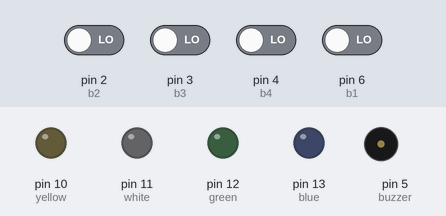
Recording of a sketch running on a simulated Arduino Uno, built with avr-gcc and run on an emulated ATmega328P. Parts: output pins drawn as LEDs (lit = HIGH), buzzer (waves = sounding). Inputs (shaded band) come from the test bench; at power-on: pin 2 (b2), pin 3 (b3), pin 4 (b4), pin 6 (b1) LOW.

Above: at 1.2 s.
1.3 s: pin 2 (b2) driven HIGH
At 2.1 s:
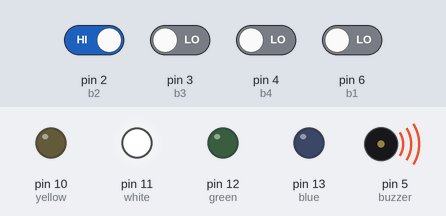
4.3 s: pin 3 (b3) driven HIGH
At 5.1 s:
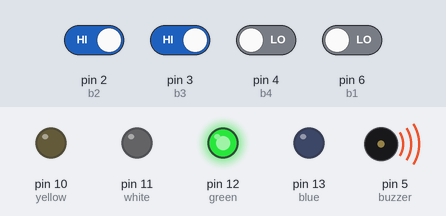
7.3 s: pin 4 (b4) driven HIGH
At 7.9 s:
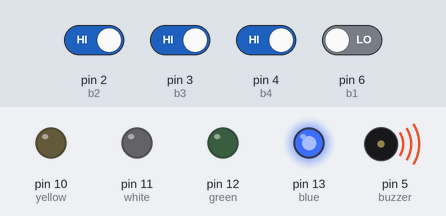
9.8 s: pin 6 (b1) driven HIGH
At 12.1 s:
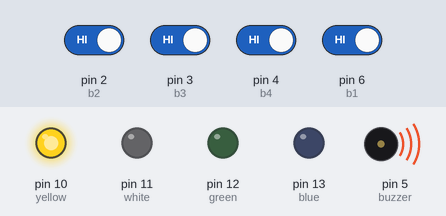
12.8 s: pin 6 (b1) driven LOW
At 13.7 s:
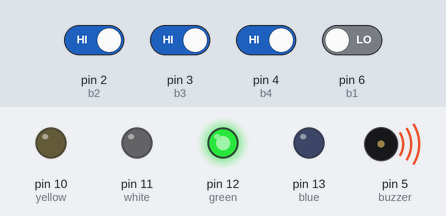
15.8 s: pin 2 (b2) driven LOW
At 17.9 s:
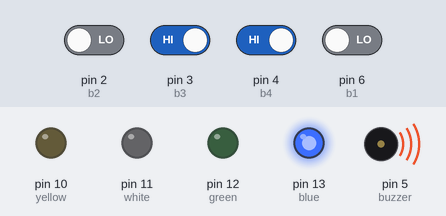
Timing chart, 0 to 18.8 s (numbered marks = the images above; inputs shaded):
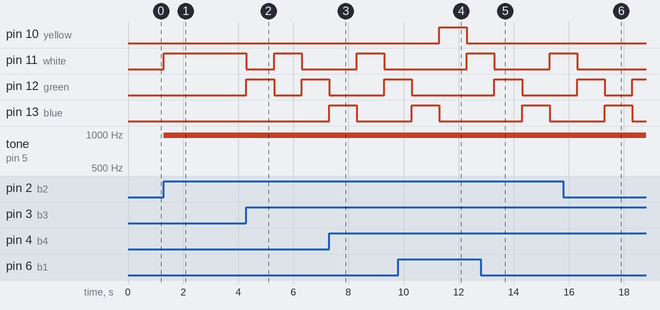

The sketch:

Code.ino
```cpp
#define b1 6
#define b2 2
#define b3 3
#define b4 4

#define blue 13
#define green 12
#define white 11
#define yellow 10

#define buzzer 5

void setup() {
  Serial.begin(9600);

  pinMode(blue, OUTPUT);
  pinMode(green, OUTPUT);
  pinMode(white, OUTPUT);
  pinMode(yellow, OUTPUT);

  pinMode(b1, INPUT);
  pinMode(b2, INPUT);
  pinMode(b3, INPUT);
  pinMode(b4, INPUT);

  pinMode(buzzer, OUTPUT);
}

void loop() {
  if (digitalRead(b1) == HIGH) {
    digitalWrite(yellow, HIGH);
    analogWrite(buzzer, 64);
    delay(1000);
    digitalWrite(yellow, LOW);
    analogWrite(buzzer, LOW);
  }

  if (digitalRead(b2) == HIGH) {
    digitalWrite(white, HIGH);
    analogWrite(buzzer, 128);
    delay(1000);
    digitalWrite(white, LOW);
    analogWrite(buzzer, LOW);
  }

  if (digitalRead(b3) == HIGH) {
    digitalWrite(green, HIGH);
    analogWrite(buzzer, 32);
    delay(1000);
    digitalWrite(green, LOW);
    analogWrite(buzzer, LOW);
  }

  if (digitalRead(b4) == HIGH) {
    digitalWrite(blue, HIGH);
    analogWrite(buzzer, 16);
    delay(1000);
    digitalWrite(blue, LOW);
    analogWrite(buzzer, LOW);
  }
}
```

Measured:
- after the input at 1.3 s, pin 11 (white): LOW → HIGH at once; tone on pin 5 (buzzer): silent → 977 Hz at once
- after the input at 4.3 s, pin 11 (white): HIGH → LOW at once, → HIGH 1.0 s later, → LOW 1.0 s later; pin 12 (green): LOW → HIGH at once, → LOW 1.0 s later, → HIGH 1.0 s later
- after the input at 7.3 s, pin 13 (blue): LOW → HIGH at once, → LOW 1.0 s later
- after the input at 9.8 s, pin 10 (yellow): LOW → HIGH after 1.5 s, → LOW 1.0 s later; pin 12 (green): goes on until 10.3 s, then stays LOW
- after the input at 12.8 s, pin 10 (yellow): stays LOW (without the input it goes to HIGH after 2.5 s)
- after the input at 15.8 s, pin 11 (white): goes on until 16.3 s, then stays LOW
